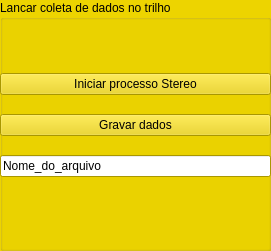
     <widget class="QGroupBox" name="groupBox_processaOnline">
      <property name="geometry">
       <rect>
        <x>10</x>
        <y>430</y>
        <width>271</width>
        <height>251</height>
       </rect>
      </property>
      <property name="palette">
       <palette>
        <active>
         <colorrole role="WindowText">
          <brush brushstyle="SolidPattern">
           <color alpha="255">
            <red>0</red>
            <green>0</green>
            <blue>0</blue>
           </color>
          </brush>
         </colorrole>
         <colorrole role="Button">
          <brush brushstyle="SolidPattern">
           <color alpha="255">
            <red>237</red>
            <green>212</green>
            <blue>0</blue>
           </color>
          </brush>
         </colorrole>
         <colorrole role="Light">
          <brush brushstyle="SolidPattern">
           <color alpha="255">
            <red>255</red>
            <green>239</green>
            <blue>100</blue>
           </color>
          </brush>
         </colorrole>
         <colorrole role="Midlight">
          <brush brushstyle="SolidPattern">
           <color alpha="255">
            <red>246</red>
            <green>225</green>
            <blue>50</blue>
           </color>
          </brush>
         </colorrole>
         <colorrole role="Dark">
          <brush brushstyle="SolidPattern">
           <color alpha="255">
            <red>118</red>
            <green>106</green>
            <blue>0</blue>
           </color>
          </brush>
         </colorrole>
         <colorrole role="Mid">
          <brush brushstyle="SolidPattern">
           <color alpha="255">
            <red>158</red>
            <green>141</green>
            <blue>0</blue>
           </color>
          </brush>
         </colorrole>
         <colorrole role="Text">
          <brush brushstyle="SolidPattern">
           <color alpha="255">
            <red>0</red>
            <green>0</green>
            <blue>0</blue>
           </color>
          </brush>
         </colorrole>
         <colorrole role="BrightText">
          <brush brushstyle="SolidPattern">
           <color alpha="255">
            <red>255</red>
            <green>255</green>
            <blue>255</blue>
           </color>
          </brush>
         </colorrole>
         <colorrole role="ButtonText">
          <brush brushstyle="SolidPattern">
           <color alpha="255">
            <red>0</red>
            <green>0</green>
            <blue>0</blue>
           </color>
          </brush>
         </colorrole>
         <colorrole role="Base">
          <brush brushstyle="SolidPattern">
           <color alpha="255">
            <red>255</red>
            <green>255</green>
            <blue>255</blue>
           </color>
          </brush>
         </colorrole>
         <colorrole role="Window">
          <brush brushstyle="SolidPattern">
           <color alpha="255">
            <red>237</red>
            <green>212</green>
            <blue>0</blue>
           </color>
          </brush>
         </colorrole>
         <colorrole role="Shadow">
          <brush brushstyle="SolidPattern">
           <color alpha="255">
            <red>0</red>
            <green>0</green>
            <blue>0</blue>
           </color>
          </brush>
         </colorrole>
         <colorrole role="AlternateBase">
          <brush brushstyle="SolidPattern">
           <color alpha="255">
            <red>246</red>
            <green>233</green>
            <blue>127</blue>
           </color>
          </brush>
         </colorrole>
         <colorrole role="ToolTipBase">
          <brush brushstyle="SolidPattern">
           <color alpha="255">
            <red>255</red>
            <green>255</green>
            <blue>220</blue>
           </color>
          </brush>
         </colorrole>
         <colorrole role="ToolTipText">
          <brush brushstyle="SolidPattern">
           <color alpha="255">
            <red>0</red>
            <green>0</green>
            <blue>0</blue>
           </color>
          </brush>
         </colorrole>
        </active>
        <inactive>
         <colorrole role="WindowText">
          <brush brushstyle="SolidPattern">
           <color alpha="255">
            <red>0</red>
            <green>0</green>
            <blue>0</blue>
           </color>
          </brush>
         </colorrole>
         <colorrole role="Button">
          <brush brushstyle="SolidPattern">
           <color alpha="255">
            <red>237</red>
            <green>212</green>
            <blue>0</blue>
           </color>
          </brush>
         </colorrole>
         <colorrole role="Light">
          <brush brushstyle="SolidPattern">
           <color alpha="255">
            <red>255</red>
            <green>239</green>
            <blue>100</blue>
           </color>
          </brush>
         </colorrole>
         <colorrole role="Midlight">
          <brush brushstyle="SolidPattern">
           <color alpha="255">
            <red>246</red>
            <green>225</green>
            <blue>50</blue>
           </color>
          </brush>
         </colorrole>
         <colorrole role="Dark">
          <brush brushstyle="SolidPattern">
           <color alpha="255">
            <red>118</red>
            <green>106</green>
            <blue>0</blue>
           </color>
          </brush>
         </colorrole>
         <colorrole role="Mid">
          <brush brushstyle="SolidPattern">
           <color alpha="255">
            <red>158</red>
            <green>141</green>
            <blue>0</blue>
           </color>
          </brush>
         </colorrole>
         <colorrole role="Text">
          <brush brushstyle="SolidPattern">
           <color alpha="255">
            <red>0</red>
            <green>0</green>
            <blue>0</blue>
           </color>
          </brush>
         </colorrole>
         <colorrole role="BrightText">
          <brush brushstyle="SolidPattern">
           <color alpha="255">
            <red>255</red>
            <green>255</green>
            <blue>255</blue>
           </color>
          </brush>
         </colorrole>
         <colorrole role="ButtonText">
          <brush brushstyle="SolidPattern">
           <color alpha="255">
            <red>0</red>
            <green>0</green>
            <blue>0</blue>
           </color>
          </brush>
         </colorrole>
         <colorrole role="Base">
          <brush brushstyle="SolidPattern">
           <color alpha="255">
            <red>255</red>
            <green>255</green>
            <blue>255</blue>
           </color>
          </brush>
         </colorrole>
         <colorrole role="Window">
          <brush brushstyle="SolidPattern">
           <color alpha="255">
            <red>237</red>
            <green>212</green>
            <blue>0</blue>
           </color>
          </brush>
         </colorrole>
         <colorrole role="Shadow">
          <brush brushstyle="SolidPattern">
           <color alpha="255">
            <red>0</red>
            <green>0</green>
            <blue>0</blue>
           </color>
          </brush>
         </colorrole>
         <colorrole role="AlternateBase">
          <brush brushstyle="SolidPattern">
           <color alpha="255">
            <red>246</red>
            <green>233</green>
            <blue>127</blue>
           </color>
          </brush>
         </colorrole>
         <colorrole role="ToolTipBase">
          <brush brushstyle="SolidPattern">
           <color alpha="255">
            <red>255</red>
            <green>255</green>
            <blue>220</blue>
           </color>
          </brush>
         </colorrole>
         <colorrole role="ToolTipText">
          <brush brushstyle="SolidPattern">
           <color alpha="255">
            <red>0</red>
            <green>0</green>
            <blue>0</blue>
           </color>
          </brush>
         </colorrole>
        </inactive>
        <disabled>
         <colorrole role="WindowText">
          <brush brushstyle="SolidPattern">
           <color alpha="255">
            <red>118</red>
            <green>106</green>
            <blue>0</blue>
           </color>
          </brush>
         </colorrole>
         <colorrole role="Button">
          <brush brushstyle="SolidPattern">
           <color alpha="255">
            <red>237</red>
            <green>212</green>
            <blue>0</blue>
           </color>
          </brush>
         </colorrole>
         <colorrole role="Light">
          <brush brushstyle="SolidPattern">
           <color alpha="255">
            <red>255</red>
            <green>239</green>
            <blue>100</blue>
           </color>
          </brush>
         </colorrole>
         <colorrole role="Midlight">
          <brush brushstyle="SolidPattern">
           <color alpha="255">
            <red>246</red>
            <green>225</green>
            <blue>50</blue>
           </color>
          </brush>
         </colorrole>
         <colorrole role="Dark">
          <brush brushstyle="SolidPattern">
           <color alpha="255">
            <red>118</red>
            <green>106</green>
            <blue>0</blue>
           </color>
          </brush>
         </colorrole>
         <colorrole role="Mid">
          <brush brushstyle="SolidPattern">
           <color alpha="255">
            <red>158</red>
            <green>141</green>
            <blue>0</blue>
           </color>
          </brush>
         </colorrole>
         <colorrole role="Text">
          <brush brushstyle="SolidPattern">
           <color alpha="255">
            <red>118</red>
            <green>106</green>
            <blue>0</blue>
           </color>
          </brush>
         </colorrole>
         <colorrole role="BrightText">
          <brush brushstyle="SolidPattern">
           <color alpha="255">
            <red>255</red>
            <green>255</green>
            <blue>255</blue>
           </color>
          </brush>
         </colorrole>
         <colorrole role="ButtonText">
          <brush brushstyle="SolidPattern">
           <color alpha="255">
            <red>118</red>
            <green>106</green>
            <blue>0</blue>
           </color>
          </brush>
         </colorrole>
         <colorrole role="Base">
          <brush brushstyle="SolidPattern">
           <color alpha="255">
            <red>237</red>
            <green>212</green>
            <blue>0</blue>
           </color>
          </brush>
         </colorrole>
         <colorrole role="Window">
          <brush brushstyle="SolidPattern">
           <color alpha="255">
            <red>237</red>
            <green>212</green>
            <blue>0</blue>
           </color>
          </brush>
         </colorrole>
         <colorrole role="Shadow">
          <brush brushstyle="SolidPattern">
           <color alpha="255">
            <red>0</red>
            <green>0</green>
            <blue>0</blue>
           </color>
          </brush>
         </colorrole>
         <colorrole role="AlternateBase">
          <brush brushstyle="SolidPattern">
           <color alpha="255">
            <red>237</red>
            <green>212</green>
            <blue>0</blue>
           </color>
          </brush>
         </colorrole>
         <colorrole role="ToolTipBase">
          <brush brushstyle="SolidPattern">
           <color alpha="255">
            <red>255</red>
            <green>255</green>
            <blue>220</blue>
           </color>
          </brush>
         </colorrole>
         <colorrole role="ToolTipText">
          <brush brushstyle="SolidPattern">
           <color alpha="255">
            <red>0</red>
            <green>0</green>
            <blue>0</blue>
           </color>
          </brush>
         </colorrole>
        </disabled>
       </palette>
      </property>
      <property name="autoFillBackground">
       <bool>true</bool>
      </property>
      <property name="title">
       <string>Lancar coleta de dados no trilho</string>
      </property>
      <widget class="QWidget" name="layoutWidget">
       <property name="geometry">
        <rect>
         <x>0</x>
         <y>60</y>
         <width>271</width>
         <height>131</height>
        </rect>
       </property>
       <layout class="QVBoxLayout" name="verticalLayout_2">
        <item>
         <widget class="QPushButton" name="pushButton_iniciaStereo">
          <property name="text">
           <string>Iniciar processo Stereo</string>
          </property>
         </widget>
        </item>
        <item>
         <widget class="QPushButton" name="pushButton_salvaBag">
          <property name="text">
           <string>Gravar dados</string>
          </property>
         </widget>
        </item>
        <item>
         <widget class="QLineEdit" name="lineEdit_nomeBag">
          <property name="text">
           <string>Nome_do_arquivo</string>
          </property>
         </widget>
        </item>
       </layout>
      </widget>
     </widget>
